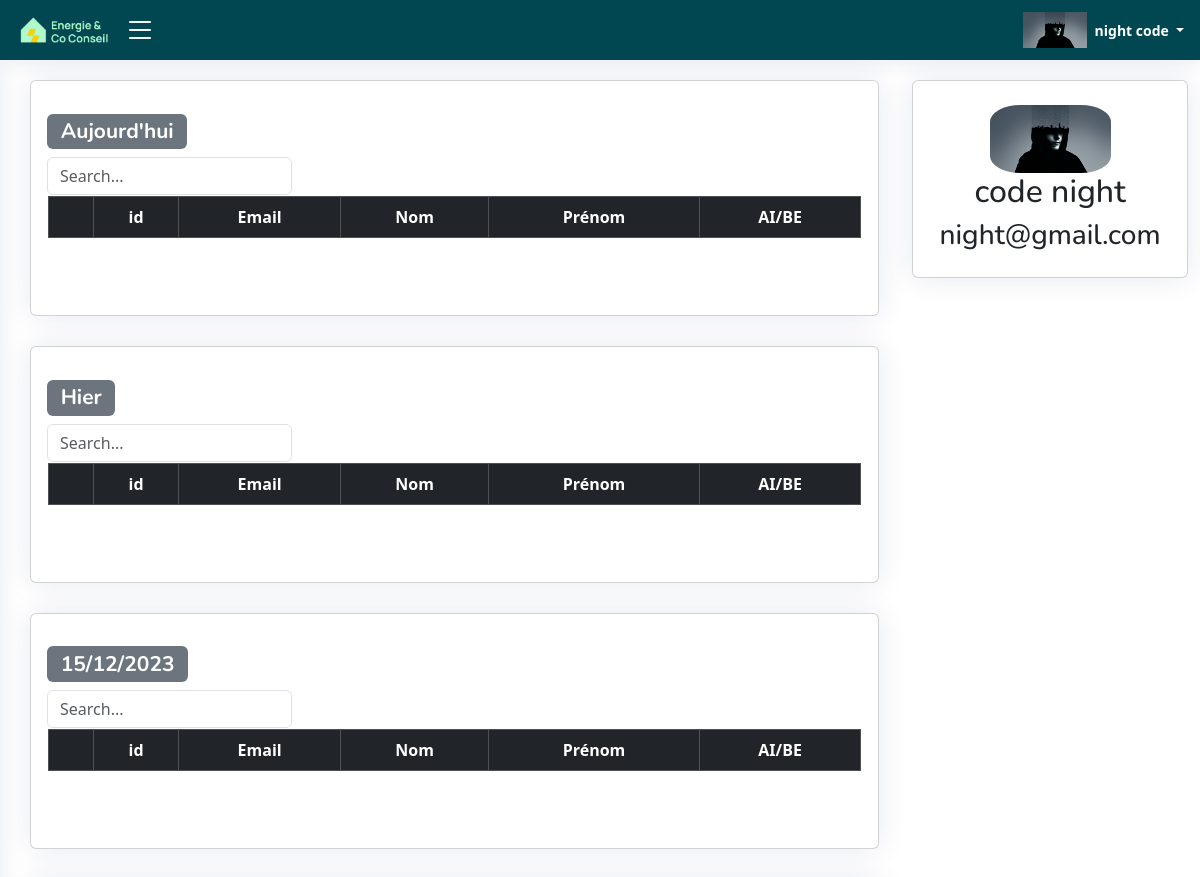
/Auditor_Task_Summary_BY_A/night@gmail.com/ (signed in, upper part), run on an earlier commit of the app's database.
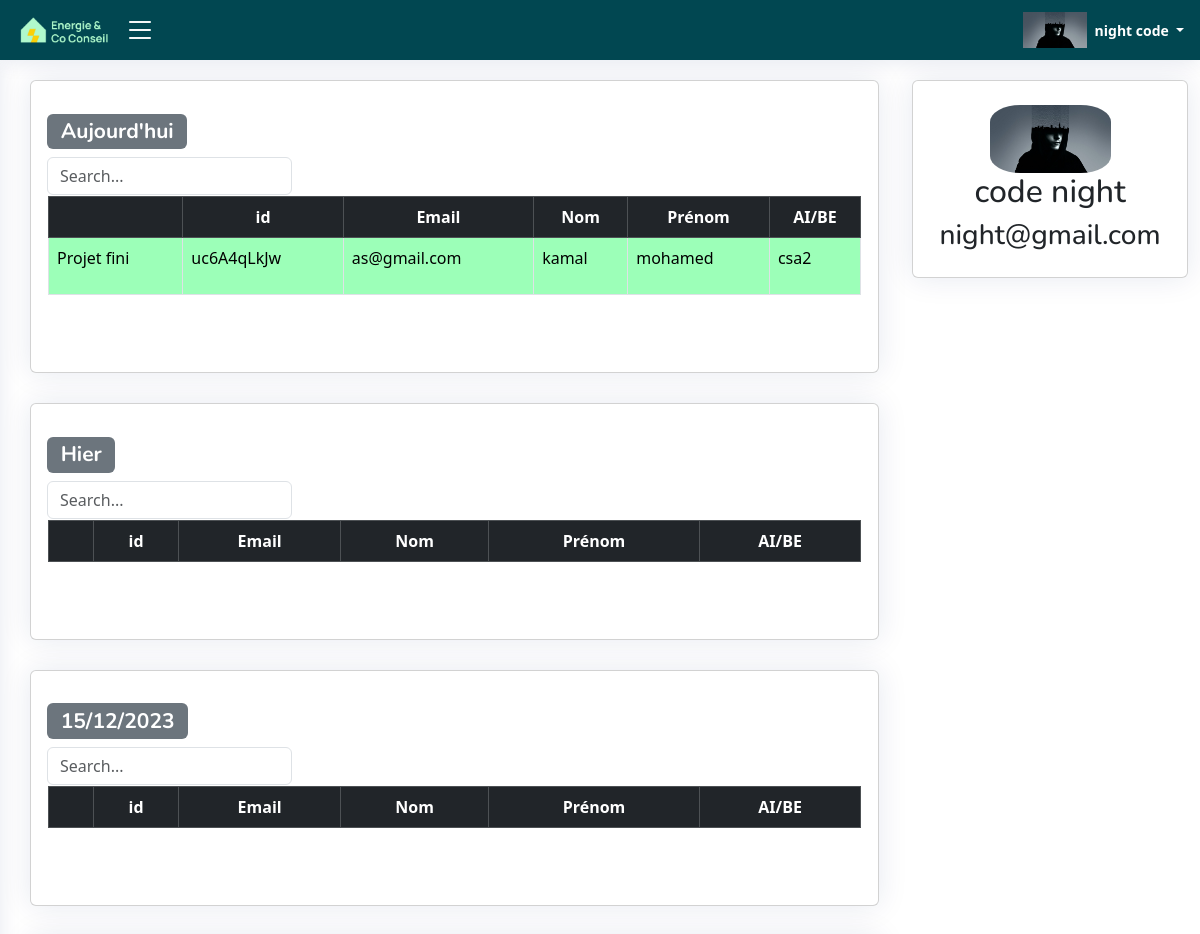
And on a later commit of the database.
### ERapp/models.py (models this page shows, shortened)
class USER(AbstractBaseUser, PermissionsMixin):
    email = models.EmailField(unique=True)
    first_name = models.CharField(max_length=30, blank=True, null=True)
    last_name = models.CharField(max_length=30, blank=True, null=True)
    role = models.CharField(max_length=255, blank=True, null=True)
    agent = models.CharField(max_length=30, blank=True, null=True)
    num = models.CharField(max_length=30, blank=True, null=True)
    is_active = models.BooleanField(default=True)
    is_staff = models.BooleanField(default=False)
    is_superuser = models.BooleanField(default=False)
    profile_pic = models.ImageField(blank=True, upload_to='uploads/profilePic',default='uploads/default_user_avatar.png')
    date_joined = models.DateTimeField(default=timezone.now)
    last_login = models.DateTimeField(blank=True, null=True)
    user_id = models.CharField(max_length=255,blank=True, null=True)
    auditeur = models.BooleanField(default=False)
    be = models.BooleanField(default=False)
    ai = models.BooleanField(default=False)
    com_name = models.CharField(max_length=255,blank=True, null=True)
    objects = CustomUserManager()
    USERNAME_FIELD = 'email'
    REQUIRED_FIELDS = ['first_name', 'last_name']

class TableData001(models.Model):
    cell_id = models.CharField(max_length=255,blank=True)
    firstname = models.CharField(max_length=255,blank=True)
    lastname = models.CharField(max_length=255,blank=True)
    address = models.CharField(max_length=255,blank=True)
    email = models.CharField(max_length=255,blank=True)
    num = models.CharField(max_length=255,blank=True)
    precaite = models.CharField(max_length=255,blank=True)
    vt = models.FileField(upload_to='uploads/files',blank=True)
    etat_vt = models.CharField(default="En cours",max_length=255,blank=True)
    etat = models.CharField(default="A realiser",max_length=255,blank=True)
    tp = models.CharField(max_length=255,blank=True)
    auditV1 = models.FileField(upload_to='uploads/files/%Y/%m/%d/',blank=True)
    auditV2 = models.FileField(upload_to='uploads/files/%Y/%m/%d/',blank=True)
    auditV3 = models.FileField(upload_to='uploads/files/%Y/%m/%d/',blank=True)
    cofrac = models.CharField(max_length=255,blank=True)
    paiement = models.BooleanField(default=False)
    auditeur = models.CharField(max_length=255,blank=True)
    agent= models.CharField(max_length=255,blank=True,null=True)
    bureau_d_etude = models.CharField(max_length=255,blank=True,null=True)
    be = models.BooleanField(default=False)
    ai = models.BooleanField(default=False)
    creation_time = models.DateTimeField(auto_now_add=True, blank = True)
    Envoye_time = models.DateTimeField(null=True, blank=True, default=None)
    Envoye_time_checker = models.BooleanField(default=False)
    Envoye_by_user= models.CharField(max_length=255,blank=True,null=True)
    fini_time = models.DateTimeField(null=True, blank=True, default=None)
    fini_time_checker = models.BooleanField(default=False)
    fini_by_user=models.CharField(max_length=255,blank=True,null=True)
    Modification_Faite_time = models.DateTimeField(null=True, blank=True, default=None)
    Modification_Faite_time_checker = models.BooleanField(default=False)
    Modification_Faite_time_checker_2 = models.BooleanField(default=False)
    Modification_Faite_by_user=models.CharField(max_length=255,blank=True,null=True)

### ERapp/views.py (the view)
# urls.py: path('Auditor_Task_Summary_BY_A/<str:auditeur_email>/',Auditor_Task_Summary_BY_A ,name="Auditor_Task_Summary_BY_A"),
@login_required
def Auditor_Task_Summary_BY_A(request,auditeur_email):
    user_A = USER.objects.get(email=auditeur_email)
    user_Au={'firstname':user_A.first_name,
            'lastname':user_A.last_name,
            'email':user_A.email,
            'profile_pic':user_A.profile_pic}
    table_index_=[{'index':1,'state':"Aujourd'hui"},
                 {'index':2,'state':"Hier"},
                 {'index':3,'state':""},
                 {'index':4,'state':""},
                 {'index':5,'state':""},
                 {'index':6,'state':""},
                 {'index':7,'state':""}]
    table_index=[]
    fini_result={}
    envoye_result={}
    Modification_Faite_result={}
    days_of_week = ['day-7', 'day-6', 'day-5', 'day-4', 'day-3', 'day-2','day-1']
    current_date = timezone.now().date()
    current_weekday = 6
    k=int(current_weekday)
    for day_offset in range(current_weekday +1):
        start_date = current_date - timedelta(days=day_offset)
        end_date = start_date - timedelta(days=1)
        table_index.append({'index':k,'state':start_date})
        count1 = TableData001.objects.filter(fini_time__range=(end_date, start_date),fini_time_checker=True,fini_by_user=auditeur_email)
        count2 = TableData001.objects.filter(Envoye_time__range=(start_date, end_date),Envoye_time_checker=True,Envoye_by_user=auditeur_email)
        count3 = TableData001.objects.filter(Modification_Faite_time__range=(end_date, start_date),Modification_Faite_time_checker=True,Modification_Faite_by_user=auditeur_email)
        fini_result[days_of_week[k]] = count1
        envoye_result[days_of_week[k]] = count2
        Modification_Faite_result[days_of_week[k]] = count3
        k-=1
    day_0 = timezone.now().date() + timedelta(days=1)
    day_1 = day_0 - timedelta(days=1)
    day_2 = day_0 - timedelta(days=2)
    day_3 = day_0 - timedelta(days=3)
    day_4 = day_0 - timedelta(days=4)
    day_5 = day_0 - timedelta(days=5)
    day_6 = day_0 - timedelta(days=6)
    day_7 = day_0 - timedelta(days=7)
    data=[]
    table_index_2=[]
    day_1_fini_time = TableData001.objects.filter(fini_time__range=[day_1, day_0],fini_time_checker=True,fini_by_user=auditeur_email)
    day_2_fini_time = TableData001.objects.filter(fini_time__range=[day_2, day_1],fini_time_checker=True,fini_by_user=auditeur_email)
    day_3_fini_time = TableData001.objects.filter(fini_time__range=[day_3, day_2],fini_time_checker=True,fini_by_user=auditeur_email)
    day_4_fini_time = TableData001.objects.filter(fini_time__range=[day_4, day_3],fini_time_checker=True,fini_by_user=auditeur_email)
    day_5_fini_time = TableData001.objects.filter(fini_time__range=[day_5, day_4],fini_time_checker=True,fini_by_user=auditeur_email)
    day_6_fini_time = TableData001.objects.filter(fini_time__range=[day_6, day_5],fini_time_checker=True,fini_by_user=auditeur_email)
    day_7_fini_time = TableData001.objects.filter(fini_time__range=[day_7, day_6],fini_time_checker=True,fini_by_user=auditeur_email)
    days_of_week = ['day_7', 'day_6', 'day_5', 'day_4', 'day_3', 'day_2','day_1']
    Envoye_time={}
    day_0 = timezone.now().date() + timedelta(days=1)
    j=1
    for i in range(7):
        start_date = day_0 - timedelta(days=i)
        end_date = day_0 - timedelta(days=i+1)
        day_fini_time = TableData001.objects.filter(fini_time__range=[end_date, start_date],fini_time_checker=True,fini_by_user=auditeur_email)
        day_Envoye_time = TableData001.objects.filter(Envoye_time__range=[end_date , start_date ],Envoye_time_checker=True,Envoye_by_user=auditeur_email)
        day_Modification_Faite_result_time = TableData001.objects.filter(Modification_Faite_time__range=[end_date , start_date ],Modification_Faite_time_checker=True,Modification_Faite_by_user=auditeur_email)
        table_index_2.append({'state':end_date,
                              'index':j,
                            'fini_result':day_fini_time,
                            'envoye_result':day_Envoye_time,
                            'Modification_Faite_result':day_Modification_Faite_result_time})
        j+=1
    data.append({'email':auditeur_email,#'first_name':audi.first_name,'last_name':audi.last_name,
                'fini_result':fini_result,
                'envoye_result':envoye_result,
                'Modification_Faite_result':Modification_Faite_result})
    return render(request, 'html/Auditeur_state_by_a.html',{'data':data,
                                                        'user_Au':user_Au,
                                                        'table_index':table_index,
                                                        'table_index_2':table_index_2,
                                                        'day_1_fini_time':day_1_fini_time,
                                                        'day_2_fini_time':day_2_fini_time,
                                                        'day_3_fini_time':day_3_fini_time,
                                                        'day_4_fini_time':day_4_fini_time,
                                                        'day_5_fini_time':day_5_fini_time,
                                                        'day_6_fini_time':day_6_fini_time,
                                                        'day_7_fini_time':day_7_fini_time,
                                                        } )

### ERapp/templates/html/Auditeur_state_by_a.html (shortened to what this page needs)
{% load static %}
{% load l10n %}
{% load humanize %}
<!DOCTYPE html>
<html lang="fr">
<head>
  <link rel="stylesheet" href="https://cdnjs.cloudflare.com/ajax/libs/font-awesome/5.15.3/css/all.min.css">
  <link href="{% static 'css/style.css' %}" rel="stylesheet" type="text/css">
  <link href="{% static 'vendor/bootstrap/css/bootstrap.min.css' %}" rel="stylesheet">
  <link href="{% static 'vendor/bootstrap-icons/bootstrap-icons.css' %}" rel="stylesheet">
  <link href="{% static 'vendor/boxicons/css/boxicons.min.css' %}" rel="stylesheet">
  <link href="{% static 'vendor/quill/quill.snow.css' %}" rel="stylesheet">
  <link href="{% static 'vendor/quill/quill.bubble.css' %}" rel="stylesheet">
  <link href="{% static 'vendor/remixicon/remixicon.css' %}" rel="stylesheet">
  <link href="{% static 'vendor/simple-datatables/style.css' %}" rel="stylesheet">
</head>
<body onload="load()">
  {% if user.is_authenticated and "auditeur" in user.role and "a1" in user.role  %}
 <header id="header" class="header fixed-top d-flex align-items-center">
  <div class="d-flex align-items-center justify-content-between logo_with_button" >
    <a href="{% url 'main_page' %}"  class="logo d-flex align-items-center">
      <img src="{% static 'image\logo.png' %}" alt="" >
    </a>
    <i class="bi bi-list toggle-sidebar-btn " id="click_side_bar"></i>
  </div>
  <nav class="header-nav ms-auto">
    <ul class="d-flex align-items-center">
      <li class="nav-item dropdown pe-3">
        <a class="nav-link nav-profile d-flex align-items-center pe-0" href="#" data-bs-toggle="dropdown">
          <img src="{{ user.profile_pic.url }}"  alt="Image">
          <span class="d-none d-md-block dropdown-toggle ps-2">{{ user.first_name }} {{ user.last_name }} </span>
        </a>
      </li>
    </ul>
  </nav>
</header>
  <main id="main" class="main">
    <section class="section">
        <div class="row">
            <div class="col-lg-9">
                {% for k  in table_index_2 %}
                <div class="col-12">
                <div class="card recent-sales">
                    <div class="card-body">
                        {% if k.index == 1 %}
                            <h3><span class="badge bg-secondary">Aujourd'hui</span></h3>
                        {% else %}
                            {% if k.index == 2 %}
                                <h3><span class="badge bg-secondary">Hier</span></h3>
                            {% else %}
                                <h3><span class="badge bg-secondary" >{{k.state|date:_("d/m/Y ") }}</span></h3>
                            {% endif %}
                        {% endif %}
                    <input class="form-control" type="text" id="filterInput_{{ k.index }}" placeholder="Search..." style="width:30%;min-width:100px;">
                    <div class="overflow-auto" style="padding:1px;">
                        <form method="post"  enctype="multipart/form-data" id="myForm">
                        <table class="table  table-hover  table-bordered table_Auditeur_state" id="tableDATA_{{k.index}}" cellspacing="0" >
                            <thead class="table-dark table_Auditeur_state_thead">
                            <tr class="table_Auditeur_state_tr">
                                <th ></th>
                                <th >id</th>
                                <th >Email</th>
                                <th >Nom</th>
                                <th >Prénom</th>
                                <th >AI/BE</th>
                            </tr>
                            </thead>
                            <tbody  class="table-bordered" id="myTable_{{k.index}}" >
                            {% for D in k.fini_result  %}
                                <tr id="myTable_{{k.index}}" class="tr_fini">
                                    <td>Projet fini</td>
                                    <td><p>{{ D.cell_id}}</p></td>
                                    <td><p>{{ D.email }}</p></td>
                                    <td><p>{{ D.lastname  }}</p></td>
                                    <td><p>{{ D.firstname  }}</p></td>
                                    {% if D.ai %}
                                        <td><p>{{ D.agent  }}</p></td>
                                    {% endif %}
                                </tr>
                            {% endfor %}
                            </tbody>
                        </table>
                        </form>
                    </div>
                    </div>
                </div>
                </div>
                {% endfor %}
            </div>
            <div class="col-xl-3" style="position: fixed; z-index: 1000;right:0%;">
                <div class="card">
                <div class="card-body profile-card pt-4 d-flex flex-column align-items-center">
                    <img src="{{user_Au.profile_pic.url}}" alt="Profile"  width="50%" style="border-radius: 25%;">
                    <h2>{{user_Au.lastname}} {{user_Au.firstname}}</h2>
                    <h3>{{user_Au.email}}</h3>
                </div>
                </div>
            </div>
        </div>
    </section>
    </main>
  {% else %}
  <script>
    window.location.href = "{% url 'not_logged_in' %}";
  </script>
  {% endif %}
</body>
</html>

### ERapp/static/css/style.css (style rules this page uses)
.card-body { height:auto; }
#tableDATA_1, #tableDATA_2, #tableDATA_3 , #tableDATA_4 , #tableDATA_5 , #tableDATA_6 , #tableDATA_7 , #tableDATA_8 , #tableDATA_9 { margin-bottom: 60px; }
#tableDATA_1 th, td, #tableDATA_2 th, td, #tableDATA_3 th, td, #tableDATA_4 th, td, #tableDATA_5 th, td, #tableDATA_6 th, td, #tableDATA_7 th, td, #tableDATA_8 th, td, #tableDATA_9 th, td { white-space: nowrap; }
#tableDATA_1 td, #tableDATA_2 td, #tableDATA_3 td, #tableDATA_4 td, #tableDATA_5 td, #tableDATA_6 td, #tableDATA_7 td, #tableDATA_8 td, #tableDATA_9 td { height:100%; }
.badge ,.badgefoot,.badge2 { text-align:center; height:100%; max-width:160px; padding: 0; border-radius: 4px; cursor: pointer; }
:root { scroll-behavior: smooth; }
.logo_with_button { width:100px; }
.table_Auditeur_state_tr, .table_Auditeur_state_tr th { text-align: center!important ; }
header { background-color: rgb(1, 71, 81)!important; }
.logo_with_button i,.header-nav .align-items-center .dropdown .dropdown-toggle { color: white!important; }
body { font-family: "Open Sans", sans-serif; background: #f6f9ff; color: #444444; }
a { color: #4154f1; text-decoration: none; }
h1, h2, h3, h4, h5, h6 { font-family: "Nunito", sans-serif; }
#main { margin-top: 60px; padding: 20px 30px; transition: all 0.3s; }
.tr_fini td { background:rgb(156, 255, 184)!important; }
.card { margin-bottom: 30px; border: none; border-radius: 5px; box-shadow: 0px 0 30px rgba(1, 41, 112, 0.1); }
.card-body { padding: 0 20px 20px 20px; }
.logo { line-height: 1; }
@media (min-width: 1200px) { .logo { width: 280px; } }
.logo img { max-height: 26px; margin-right: 6px; }
.header { transition: all 0.5s; z-index: 997; height: 60px; box-shadow: 0px 2px 20px rgba(1, 41, 112, 0.1); background-color: #fff; padding-left: 20px; }
.header .toggle-sidebar-btn { font-size: 32px; padding-left: 10px; cursor: pointer; color: #012970; }
.header-nav ul { list-style: none; }
.header-nav>ul { margin: 0; padding: 0; }
.header-nav .nav-profile { color: #012970; }
.header-nav .nav-profile img { max-height: 36px; }
.header-nav .nav-profile span { font-size: 14px; font-weight: 600; }
@media (min-width: 1200px) { #main, #footer { margin-left: 300px; } }
@media (min-width: 1200px) { .toggle-sidebar #main, .toggle-sidebar #footer { margin-left: 0; } }

What changed in the data, as far as the page shows it:
now on this page (row edited): TableData001: cell_id "uc6A4qLkJw", email "as@gmail.com", lastname "kamal", firstname "mohamed", agent "csa2"
